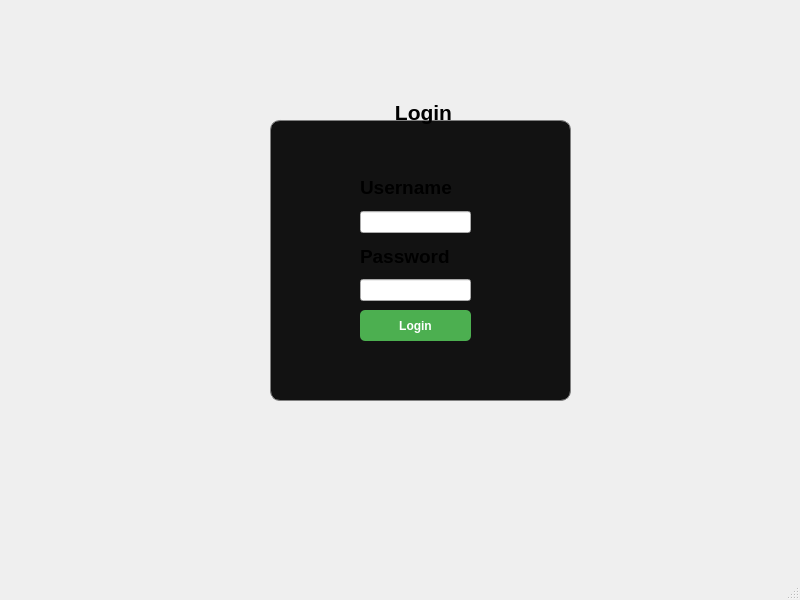
<?xml version="1.0" encoding="UTF-8"?>
<ui version="4.0">
 <class>MainWindow</class>
 <widget class="QMainWindow" name="MainWindow">
  <property name="geometry">
   <rect>
    <x>0</x>
    <y>0</y>
    <width>800</width>
    <height>600</height>
   </rect>
  </property>
  <property name="windowTitle">
   <string>MainWindow</string>
  </property>
  <widget class="QWidget" name="centralwidget">
   <widget class="QGroupBox" name="groupBoxLogin">
    <property name="geometry">
     <rect>
      <x>270</x>
      <y>100</y>
      <width>301</width>
      <height>301</height>
     </rect>
    </property>
    <property name="font">
     <font>
      <pointsize>16</pointsize>
      <bold>true</bold>
     </font>
    </property>
    <property name="styleSheet">
     <string notr="true">QGroupBox {
    background-color: #121212; /* Adjust this for a background that complements your theme */
    border: 1px solid gray; /* Border color */
    border-radius: 10px; /* Rounded corners */
    margin-top: 20px; /* Space above the title */
    padding: 10px; /* Padding inside the box */
}

QGroupBox::title {
    font-weight: bold; /* Bold title text */
    subcontrol-origin: margin; /* Origin from the margin */
    subcontrol-position: top center; /* Center the title */
    padding: 0 5px; /* Padding around the title to avoid overlap with the border */
}</string>
    </property>
    <property name="title">
     <string>Login</string>
    </property>
    <widget class="QWidget" name="layoutWidget">
     <property name="geometry">
      <rect>
       <x>90</x>
       <y>70</y>
       <width>111</width>
       <height>131</height>
      </rect>
     </property>
     <layout class="QVBoxLayout" name="verticalLayout_3">
      <item>
       <layout class="QVBoxLayout" name="verticalLayout">
        <item>
         <widget class="QLabel" name="labelUsername">
          <property name="font">
           <font>
            <pointsize>14</pointsize>
            <bold>true</bold>
           </font>
          </property>
          <property name="text">
           <string>Username</string>
          </property>
         </widget>
        </item>
        <item>
         <widget class="QLineEdit" name="lineEditUsername">
          <property name="placeholderText">
           <string/>
          </property>
         </widget>
        </item>
       </layout>
      </item>
      <item>
       <layout class="QVBoxLayout" name="verticalLayout_2">
        <item>
         <widget class="QLabel" name="labelPassword">
          <property name="font">
           <font>
            <pointsize>14</pointsize>
            <bold>true</bold>
           </font>
          </property>
          <property name="text">
           <string>Password</string>
          </property>
         </widget>
        </item>
        <item>
         <widget class="QLineEdit" name="lineEditPassword">
          <property name="echoMode">
           <enum>QLineEdit::EchoMode::Password</enum>
          </property>
         </widget>
        </item>
       </layout>
      </item>
     </layout>
    </widget>
    <widget class="QPushButton" name="pushButtonLogin">
     <property name="geometry">
      <rect>
       <x>90</x>
       <y>210</y>
       <width>111</width>
       <height>31</height>
      </rect>
     </property>
     <property name="font">
      <font>
       <bold>true</bold>
      </font>
     </property>
     <property name="styleSheet">
      <string notr="true">QPushButton {
    background-color: #4CAF50; /* Green background */
    color: white; /* White text */
    border: none; /* No border */
    border-radius: 5px; /* Rounded corners */
    padding: 8px 16px; /* Padding for a larger button */
}

QPushButton:hover {
    background-color: #45A049; /* Darker green on hover */
}

QPushButton:pressed {
    background-color: #388E3C; /* Even darker green when pressed */
}</string>
     </property>
     <property name="text">
      <string>Login</string>
     </property>
    </widget>
   </widget>
  </widget>
  <widget class="QMenuBar" name="menubar">
   <property name="geometry">
    <rect>
     <x>0</x>
     <y>0</y>
     <width>800</width>
     <height>17</height>
    </rect>
   </property>
  </widget>
  <widget class="QStatusBar" name="statusbar"/>
 </widget>
 <resources/>
 <connections/>
</ui>
